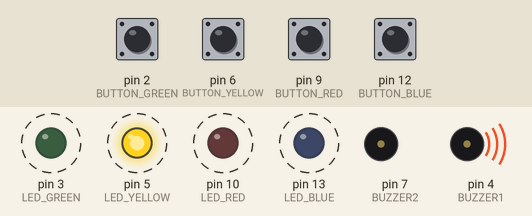
The sketch below on a simulated Arduino Uno, built with avr-gcc and run on an emulated ATmega328P. Shown: output pins drawn as LEDs (lit = HIGH), buzzer (waves = sounding, pin HIGH). Dashed ring = blinking. The inputs (shaded band) are chosen by the test bench; at power-on: pin 2 (BUTTON_GREEN), pin 6 (BUTTON_YELLOW), pin 9 (BUTTON_RED), pin 12 (BUTTON_BLUE) HIGH. Random numbers use the default seed unless the sketch sets one.

Above: at 1.39 s.
2.0 s: pin 2 (BUTTON_GREEN) pulled LOW for 0.15 s
At 4.99 s:
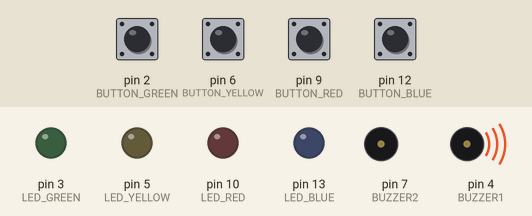
5.1 s: pin 9 (BUTTON_RED) pulled LOW for 0.15 s
At 6.66 s:
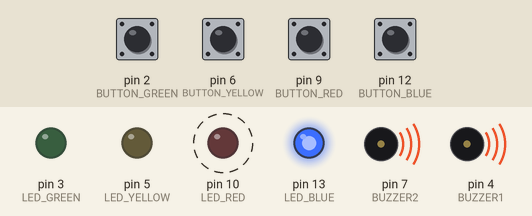
8.1 s: pin 2 (BUTTON_GREEN) pulled LOW for 1 s
11.1 s: pin 6 (BUTTON_YELLOW) pulled LOW for 0.15 s
14.1 s: pin 12 (BUTTON_BLUE) pulled LOW for 1 s
At 15.27 s:
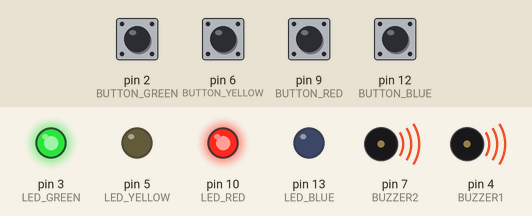
17.1 s: pin 12 (BUTTON_BLUE) pulled LOW for 0.15 s
At 19.87 s:
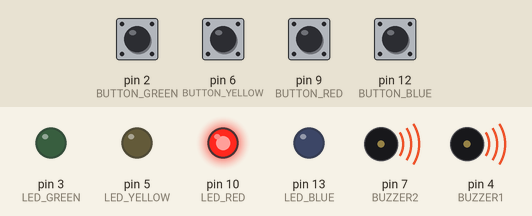
Timing chart, 0 to 21.2 s (numbered marks = the images above; inputs shaded):
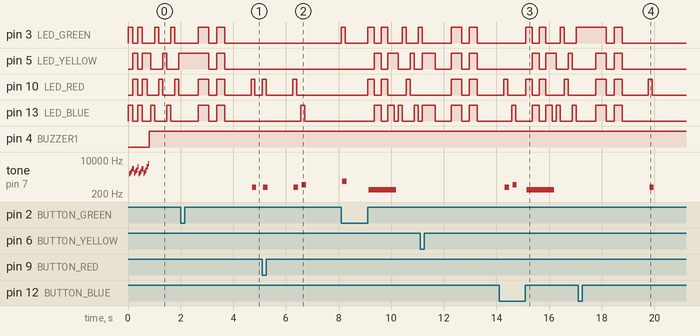

Measured:
- after the input at 2.0 s, tone on pin 7 (BUZZER2): silent → 437 Hz after 2.7 s, → silent 0.16 s later
- after the input at 5.1 s, pin 13 (LED_BLUE): LOW → HIGH after 1.5 s, → LOW 0.15 s later
- after the input at 14.1 s, pin 3 (LED_GREEN): goes HIGH 0.25 s, LOW 0.25 s, HIGH 0.25 s, LOW 0.55 s, HIGH 0.15 s, LOW 0.45 s, then HIGH, starting after 1.0 s; pin 5 (LED_YELLOW): goes HIGH 0.25 s, LOW 0.25 s, HIGH 0.40 s, LOW 0.45 s, HIGH 0.15 s, then LOW, starting after 1.3 s
- after the input at 17.1 s, tone on pin 7 (BUZZER2): silent → 437 Hz after 2.7 s, → silent 0.16 s later
- by itself, tone on pin 7 (BUZZER2): plays 2059 Hz for 0.04 s, 2342 Hz for 0.04 s, 2790 Hz for 0.04 s, 3671 Hz for 0.04 s, 3612 Hz for 0.04 s, 2183 Hz for 0.04 s … (19 notes in this stretch)

The sketch:

MemoryGame.ino
```cpp
//Tom Slootbeek - Arduino Project

#define NOTE_B0 31
#define NOTE_C1 33
#define NOTE_CS1 35
#define NOTE_D1 37
#define NOTE_DS1 39
#define NOTE_E1 41
#define NOTE_F1 44
#define NOTE_FS1 46
#define NOTE_G1 49
#define NOTE_GS1 52
#define NOTE_A1 55
#define NOTE_AS1 58
#define NOTE_B1 62
#define NOTE_C2 65
#define NOTE_CS2 69
#define NOTE_D2 73
#define NOTE_DS2 78
#define NOTE_E2 82
#define NOTE_F2 87
#define NOTE_FS2 93
#define NOTE_G2 98
#define NOTE_GS2 104
#define NOTE_A2 110
#define NOTE_AS2 117
#define NOTE_B2 123
#define NOTE_C3 131
#define NOTE_CS3 139
#define NOTE_D3 147
#define NOTE_DS3 156
#define NOTE_E3 165
#define NOTE_F3 175
#define NOTE_FS3 185
#define NOTE_G3 196
#define NOTE_GS3 208
#define NOTE_A3 220
#define NOTE_AS3 233
#define NOTE_B3 247
#define NOTE_C4 262
#define NOTE_CS4 277
#define NOTE_D4 294
#define NOTE_DS4 311
#define NOTE_E4 330
#define NOTE_F4 349
#define NOTE_FS4 370
#define NOTE_G4 392
#define NOTE_GS4 415
#define NOTE_A4 440
#define NOTE_AS4 466
#define NOTE_B4 494
#define NOTE_C5 523
#define NOTE_CS5 554
#define NOTE_D5 587
#define NOTE_DS5 622
#define NOTE_E5 659
#define NOTE_F5 698
#define NOTE_FS5 740
#define NOTE_G5 784
#define NOTE_GS5 831
#define NOTE_A5 880
#define NOTE_AS5 932
#define NOTE_B5 988
#define NOTE_C6 1047
#define NOTE_CS6 1109
#define NOTE_D6 1175
#define NOTE_DS6 1245
#define NOTE_E6 1319
#define NOTE_F6 1397
#define NOTE_FS6 1480
#define NOTE_G6 1568
#define NOTE_GS6 1661
#define NOTE_A6 1760
#define NOTE_AS6 1865
#define NOTE_B6 1976
#define NOTE_C7 2093
#define NOTE_CS7 2217
#define NOTE_D7 2349
#define NOTE_DS7 2489
#define NOTE_E7 2637
#define NOTE_F7 2794
#define NOTE_FS7 2960
#define NOTE_G7 3136
#define NOTE_GS7 3322
#define NOTE_A7 3520
#define NOTE_AS7 3729
#define NOTE_B7 3951
#define NOTE_C8 4186
#define NOTE_CS8 4435
#define NOTE_D8 4699
#define NOTE_DS8 4978

#define CHOICE_OFF      0
#define CHOICE_NONE     0
#define CHOICE_RED  (1 << 0)
#define CHOICE_GREEN    (1 << 1)
#define CHOICE_BLUE (1 << 2)
#define CHOICE_YELLOW   (1 << 3)

#define LED_RED     10
#define LED_GREEN   3
#define LED_BLUE    13
#define LED_YELLOW  5

#define BUTTON_RED    9
#define BUTTON_GREEN  2
#define BUTTON_BLUE   12
#define BUTTON_YELLOW 6

#define BUZZER1  4
#define BUZZER2  7

#define ROUNDS_TO_WIN      10
#define ENTRY_TIME_LIMIT   3000

#define MODE_MEMORY  0
#define MODE_BATTLE  1

byte gameMode = MODE_MEMORY;
byte gameBoard[32];
byte gameRound = 0;

void setup()
{
  pinMode(BUTTON_RED, INPUT_PULLUP);
  pinMode(BUTTON_GREEN, INPUT_PULLUP);
  pinMode(BUTTON_BLUE, INPUT_PULLUP);
  pinMode(BUTTON_YELLOW, INPUT_PULLUP);

  pinMode(LED_RED, OUTPUT);
  pinMode(LED_GREEN, OUTPUT);
  pinMode(LED_BLUE, OUTPUT);
  pinMode(LED_YELLOW, OUTPUT);

  pinMode(BUZZER1, OUTPUT);
  pinMode(BUZZER2, OUTPUT);

  gameMode = MODE_MEMORY;

  play_winner();
}

void loop()
{
  attractMode();

  if (checkButton() == CHOICE_YELLOW)
    {
    setLEDs(CHOICE_BLUE | CHOICE_YELLOW);
    delay(500);
    setLEDs(CHOICE_OFF);
    gameMode = MODE_MEMORY;
    }

  if (checkButton() == CHOICE_RED)
    {
    setLEDs(CHOICE_GREEN | CHOICE_RED);
    delay(500);
    setLEDs(CHOICE_OFF);
    gameMode = MODE_BATTLE;
    }

  delay(600);
  setLEDs(CHOICE_RED | CHOICE_GREEN | CHOICE_BLUE | CHOICE_YELLOW);
  delay(400);
  setLEDs(CHOICE_OFF);
  delay(300);
  setLEDs(CHOICE_RED | CHOICE_GREEN | CHOICE_BLUE | CHOICE_YELLOW);
  delay(300);
  setLEDs(CHOICE_OFF);
  delay(1000);

  if (gameMode == MODE_MEMORY)
  {
    if (play_memory() == true)
      play_winner();
    else
      play_loser();
  }

  if (gameMode == MODE_BATTLE)
  {
    play_battle();

    play_loser();
  }
}

boolean play_memory(void)
{
  randomSeed(millis());

  gameRound = 0;

  while (gameRound < ROUNDS_TO_WIN)
  {
    add_to_moves();

    playMoves();

    for (byte currentMove = 0 ; currentMove < gameRound ; currentMove++)
    {
      byte choice = wait_for_button();

      if (choice == 0) return false;

      if (choice != gameBoard[currentMove]) return false;
    }

    delay(1000);
  }

  return true;
}

boolean play_battle(void)
{
  gameRound = 0;

  while (1)
  {

    byte newButton = wait_for_button();
    delay(300);
    setLEDs(CHOICE_RED | CHOICE_GREEN | CHOICE_BLUE | CHOICE_YELLOW);
    delay(400);
    setLEDs(CHOICE_OFF);
    gameBoard[gameRound++] = newButton;

    for (byte currentMove = 0 ; currentMove < gameRound ; currentMove++)
    {
      byte choice = wait_for_button();

      if (choice == 0) return false;

      if (choice != gameBoard[currentMove]) return false;
    }

    delay(100);
  }

  return true;
}

void playMoves(void)
{
  for (byte currentMove = 0 ; currentMove < gameRound ; currentMove++)
  {
    toner(gameBoard[currentMove], 150);

    delay(150);
  }
}

void add_to_moves(void)
{
  byte newButton = random(0, 4);

  if(newButton == 0) newButton = CHOICE_RED;
  else if(newButton == 1) newButton = CHOICE_GREEN;
  else if(newButton == 2) newButton = CHOICE_BLUE;
  else if(newButton == 3) newButton = CHOICE_YELLOW;

  gameBoard[gameRound++] = newButton;
}

void setLEDs(byte leds)
{
  if ((leds & CHOICE_RED) != 0)
    digitalWrite(LED_RED, HIGH);
  else
    digitalWrite(LED_RED, LOW);

  if ((leds & CHOICE_GREEN) != 0)
    digitalWrite(LED_GREEN, HIGH);
  else
    digitalWrite(LED_GREEN, LOW);

  if ((leds & CHOICE_BLUE) != 0)
    digitalWrite(LED_BLUE, HIGH);
  else
    digitalWrite(LED_BLUE, LOW);

  if ((leds & CHOICE_YELLOW) != 0)
    digitalWrite(LED_YELLOW, HIGH);
  else
    digitalWrite(LED_YELLOW, LOW);
}

byte wait_for_button(void)
{
  long startTime = millis();

  while ( (millis() - startTime) < ENTRY_TIME_LIMIT)
  {
    byte button = checkButton();

    if (button != CHOICE_NONE)
    {
      toner(button, 150);

      while(checkButton() != CHOICE_NONE) ;

      delay(10);

      return button;
    }

  }

  return CHOICE_NONE;
}

byte checkButton(void)
{
  if (digitalRead(BUTTON_RED) == 0) return(CHOICE_RED);
  else if (digitalRead(BUTTON_GREEN) == 0) return(CHOICE_GREEN);
  else if (digitalRead(BUTTON_BLUE) == 0) return(CHOICE_BLUE);
  else if (digitalRead(BUTTON_YELLOW) == 0) return(CHOICE_YELLOW);

  return(CHOICE_NONE);
}

void toner(byte which, int buzz_length_ms)
{
  setLEDs(which);

  switch(which)
  {
  case CHOICE_RED:
    buzz_sound(buzz_length_ms, 1136);
    break;
  case CHOICE_GREEN:
    buzz_sound(buzz_length_ms, 568);
    break;
  case CHOICE_BLUE:
    buzz_sound(buzz_length_ms, 851);
    break;
  case CHOICE_YELLOW:
    buzz_sound(buzz_length_ms, 638);
    break;
  }

  setLEDs(CHOICE_OFF);
}

void buzz_sound(int buzz_length_ms, int buzz_delay_us)
{
  long buzz_length_us = buzz_length_ms * (long)1000;

  while (buzz_length_us > (buzz_delay_us * 2))
  {
    buzz_length_us -= buzz_delay_us * 2;

    digitalWrite(BUZZER1, LOW);
    digitalWrite(BUZZER2, HIGH);
    delayMicroseconds(buzz_delay_us);

    digitalWrite(BUZZER1, HIGH);
    digitalWrite(BUZZER2, LOW);
    delayMicroseconds(buzz_delay_us);
  }
}

void play_winner(void)
{
  setLEDs(CHOICE_GREEN | CHOICE_BLUE);
  winner_sound();
  setLEDs(CHOICE_RED | CHOICE_YELLOW);
  winner_sound();
  setLEDs(CHOICE_GREEN | CHOICE_BLUE);
  winner_sound();
  setLEDs(CHOICE_RED | CHOICE_YELLOW);
  winner_sound();
}

void winner_sound(void)
{
  for (byte x = 250 ; x > 70 ; x--)
  {
    for (byte y = 0 ; y < 3 ; y++)
    {
      digitalWrite(BUZZER2, HIGH);
      digitalWrite(BUZZER1, LOW);
      delayMicroseconds(x);

      digitalWrite(BUZZER2, LOW);
      digitalWrite(BUZZER1, HIGH);
      delayMicroseconds(x);
    }
  }
}

void play_loser(void)
{
  setLEDs(CHOICE_RED | CHOICE_GREEN);
  buzz_sound(255, 1500);

  setLEDs(CHOICE_BLUE | CHOICE_YELLOW);
  buzz_sound(255, 1500);

  setLEDs(CHOICE_RED | CHOICE_GREEN);
  buzz_sound(255, 1500);

  setLEDs(CHOICE_BLUE | CHOICE_YELLOW);
  buzz_sound(255, 1500);
}

void attractMode(void)
{
  while(1)
  {
    setLEDs(CHOICE_YELLOW);
    delay(150);
    if (checkButton() != CHOICE_NONE) return;

    setLEDs(CHOICE_BLUE);
    delay(150);
    if (checkButton() != CHOICE_NONE) return;

    setLEDs(CHOICE_GREEN);
    delay(150);
    if (checkButton() != CHOICE_NONE) return;

    setLEDs(CHOICE_RED);
    delay(150);
    if (checkButton() != CHOICE_NONE) return;
   }
}
```
